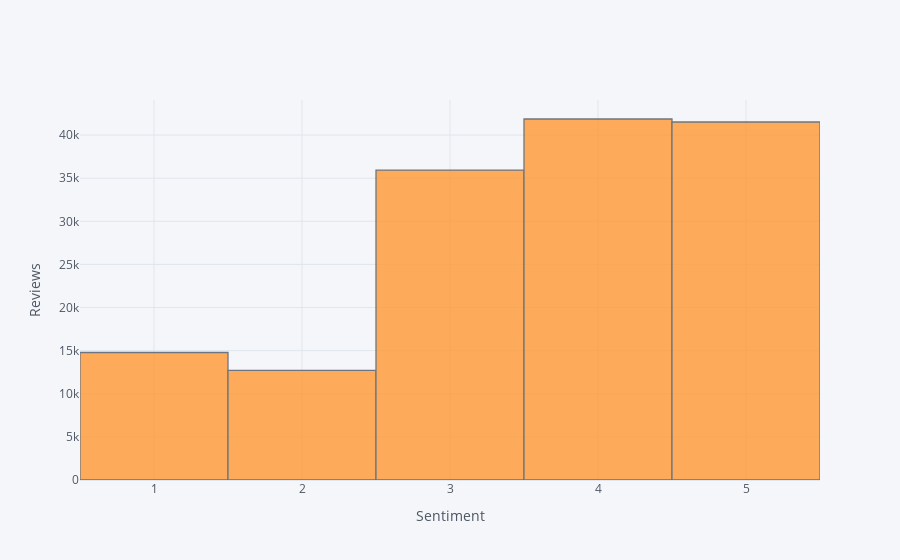

The notebook cell saved with this chart:
### Code cell
train['rating'].iplot(xTitle='Sentiment', yTitle='Reviews', kind='hist')

### Figure 1 — Plotly figure (JSON) as saved in the notebook; plotly's stock layout.template omitted (floating-point values rounded to 4 significant figures; data arrays with more than 128 entries replaced by an {"elided": "..."} marker saying what was removed)
{"data": [{"histfunc": "count", "histnorm": "", "marker": {"color": "rgba(255, 153, 51, 1.0)", "line": {"color": "#4D5663", "width": 1.3}}, "name": "rating", "opacity": 0.8, "orientation": "v", "type": "histogram", "x": {"elided": "146811 int values"}}], "layout": {"barmode": "overlay", "legend": {"bgcolor": "#F5F6F9", "font": {"color": "#4D5663"}}, "paper_bgcolor": "#F5F6F9", "plot_bgcolor": "#F5F6F9", "title": {"font": {"color": "#4D5663"}}, "xaxis": {"gridcolor": "#E1E5ED", "showgrid": true, "tickfont": {"color": "#4D5663"}, "title": {"font": {"color": "#4D5663"}, "text": "Sentiment"}, "zerolinecolor": "#E1E5ED"}, "yaxis": {"gridcolor": "#E1E5ED", "showgrid": true, "tickfont": {"color": "#4D5663"}, "title": {"font": {"color": "#4D5663"}, "text": "Reviews"}, "zerolinecolor": "#E1E5ED"}}}
